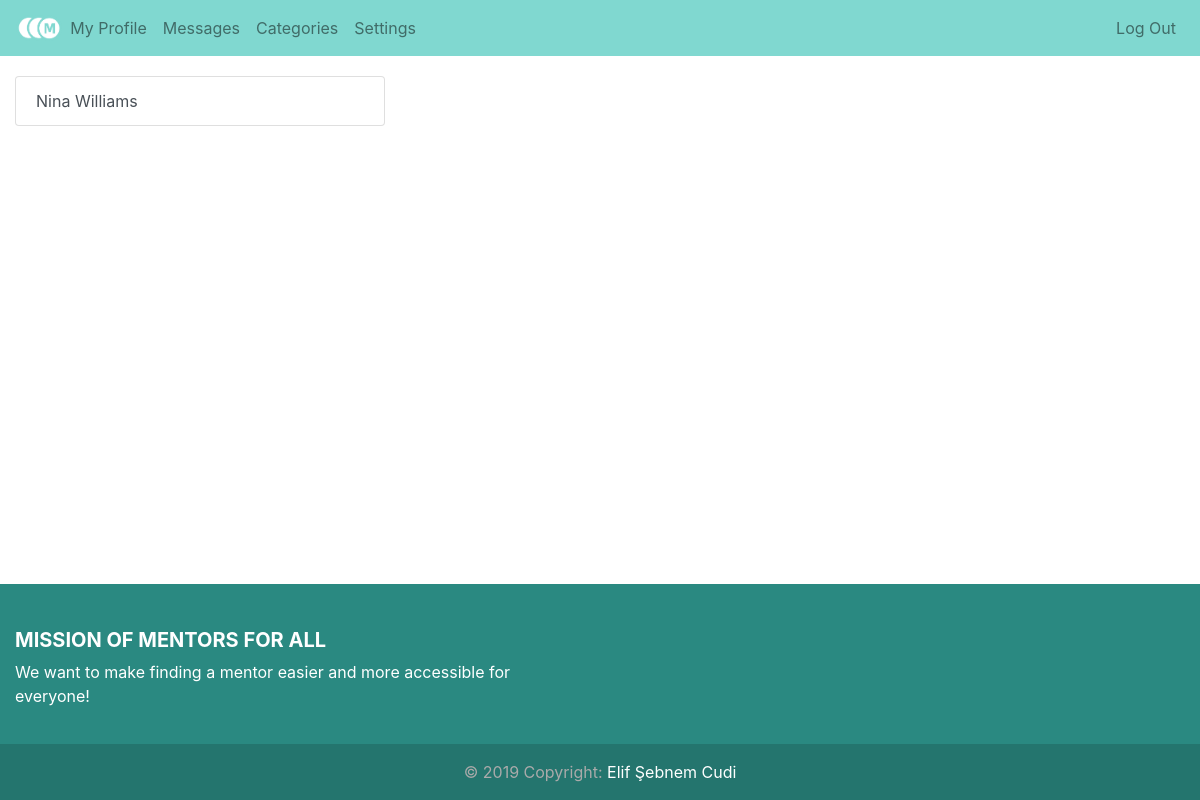
The app's page /messaging (signed in), older data.
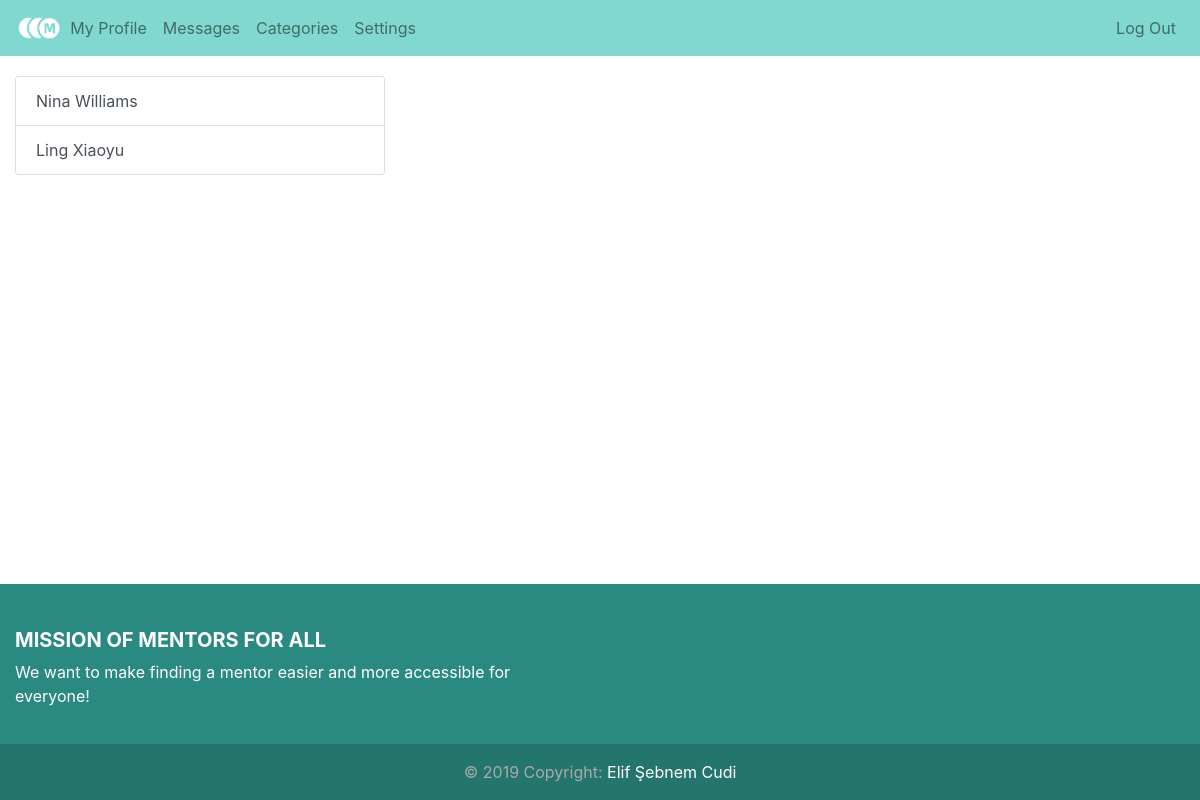
The same page, newer data.
### mentorsforall/models.py (models this page shows, shortened)
class Profile(models.Model):
    GENDER_MALE = 'M'
    GENDER_FEMALE = 'F'
    GENDER_OTHER = 'O'
    GENDER_CHOICES = (
        (GENDER_MALE, 'Male'),
        (GENDER_FEMALE, 'Female'),
        (GENDER_OTHER, 'Other')
    )
    ROLE_MENTOR = 'TOR'
    ROLE_MENTEE = 'TEE'
    ROLE_CHOICES = (
        (ROLE_MENTOR, 'Mentor'),
        (ROLE_MENTEE, 'Mentee')
    )
    image = models.FileField(upload_to=image_upload_to, null=True)
    gender = models.CharField(max_length=6, choices=GENDER_CHOICES, null=True)
    birthdate = models.DateField(null=True)
    givenname = models.CharField(max_length=32)
    familyname = models.CharField(max_length=32)
    role = models.CharField(max_length=6, choices=ROLE_CHOICES, default=ROLE_MENTEE)
    job = models.CharField(max_length=32, null=True)
    about = models.TextField(max_length=1024, null=True)
    city = models.CharField(max_length=32, null=True)
    accountid = models.ForeignKey(
        get_user_model(),
        on_delete=models.CASCADE,
        null = True
    )
    subjects = models.ManyToManyField('Subject', related_name='subjects_users')

### mentorsforall/views.py (the view)
# urls.py: path('messaging', views.messaging, name='messaging'),
def messaging(request):
    if not request.user.is_authenticated:
        return redirect(index)
    current_user = request.user
    p = Profile.objects.get(accountid=current_user.id)
    try:
        messages = list(Message.objects.filter(Q(sender=p) | Q(receiver=p)).filter(public=False))
    except:
        messages = None
    listofprofiles = []
    for m in messages:
        if (getattr(m, 'sender') != p):
            listofprofiles.append(getattr(m, 'sender'))
        if (getattr(m, 'receiver') != p):
            listofprofiles.append(getattr(m, 'receiver'))
    listofprofiles = list(set(listofprofiles))
    context = {
        'profiles': listofprofiles,
        'messages': messages
    }
    return render(request, 'mentorsforall/messaging.html', context)

### mentorsforall/templates/mentorsforall/messaging.html (shortened to what this page needs)
{% load static %}
<!DOCTYPE HTML5>
<html lang="en">
<head>
  <link rel="stylesheet" href="https://maxcdn.bootstrapcdn.com/bootstrap/4.0.0/css/bootstrap.min.css">
    {% load static %}
    <link rel="stylesheet" type="text/css" href="{% static 'mentorsforall/footerstyle.css' %}">
</head>
<body>
  {% include "mentorsforall/navbar.html" %}
  <div class="container-fluid">
    <div class="row">
      <div class="col-4">
        <div class="list-group" id="list-tab" role="tablist">
          {% for p in profiles %}
          <a class="list-group-item list-group-item-action d-flex justify-content-between align-items-center" id="list-{{p.id}}-list" data-toggle="list" href="#list-{{p.id}}" role="tab" aria-controls="{{p.id}}">
            {{ p.givenname }} {{ p.familyname }}
          </a>
          {% empty %}
          <p>No messages yet!<br>Time to start a conversation with mentors specialising in your chosen subjects!</p>
          {% endfor %}
        </div>
      </div>
      <div class="col-8">
      </div>
    </div>
  </div>
  {% include "mentorsforall/footer.html" %}
</body>
</html>

### mentorsforall/templates/mentorsforall/navbar.html (shortened to what this page needs)
<nav class="navbar navbar-light navbar-expand-md justify-content-center" style="background-color:#80d8d0">
    <a href="/" class="navbar-brand d-flex mr-auto">
      <img src="/static/images/misc/logo2.png" height="30" class="d-inline-block align-center" alt="">
    </a>
    <div class="navbar-collapse collapse w-100" id="collapsingNavbar3">
        <ul class="navbar-nav w-100 justify-content-left">
          <li class="nav-item">
            <a class="nav-link" href="{% url 'profileview' %}">My Profile</a>
          </li>
          <li class="nav-item">
            <a class="nav-link" href="{% url 'messaging' %}">Messages</a>
          </li>
          <li class="nav-item">
            <a class="nav-link" href="{% url 'subjectlist' %}">Categories</a>
          </li>
          <li class="nav-item">
            <a class="nav-link" href="{% url 'settings' %}">Settings</a>
          </li>
        </ul>
        <ul class="nav navbar-nav ml-auto w-100 justify-content-end">
          <li class="nav-item">
            <a class="nav-link" href="{% url 'signout' %}">Log Out</a>
          </li>
        </ul>
    </div>
</nav>

### mentorsforall/templates/mentorsforall/footer.html (shortened to what this page needs)
<footer class="page-footer font-small pt-4" style="background-color:#2a8981;">
    <div class="container-fluid text-center text-md-left">
      <div class="row" style="color:#fff">
        <div class="col-md-6 mt-md-0 mt-3">
          <h5 class="text-uppercase font-weight-bold">Mission of Mentors for All</h5>
          <p>We want to make finding a mentor easier and more accessible for everyone!</p>
        </div>
      </div>
    </div>
    <div class="footer-copyright text-center py-3" style="background-color:#24756e;color:#aaa">© 2019 Copyright: <span style="color:#fff">Elif Şebnem Cudi</span>
    </div>
  </footer>

### mentorsforall/static/mentorsforall/footerstyle.css (style rules this page uses)
html { height: 100%; }
body { min-height: 100%; display: flex; flex-direction: column; }
body > .container-fluid { flex-grow: 1; }

### mentorsforall/templates/mentorsforall/messaging.html (style rules this page uses)
:root { --input-padding-x: 1.5rem; --input-padding-y: 0.75rem; }
.container-fluid { margin: 20px 0px; }
a { color: #111; }

Row changes from the older to the newer data that the page shows:
added Profile: givenname "Ling", familyname "Xiaoyu"
